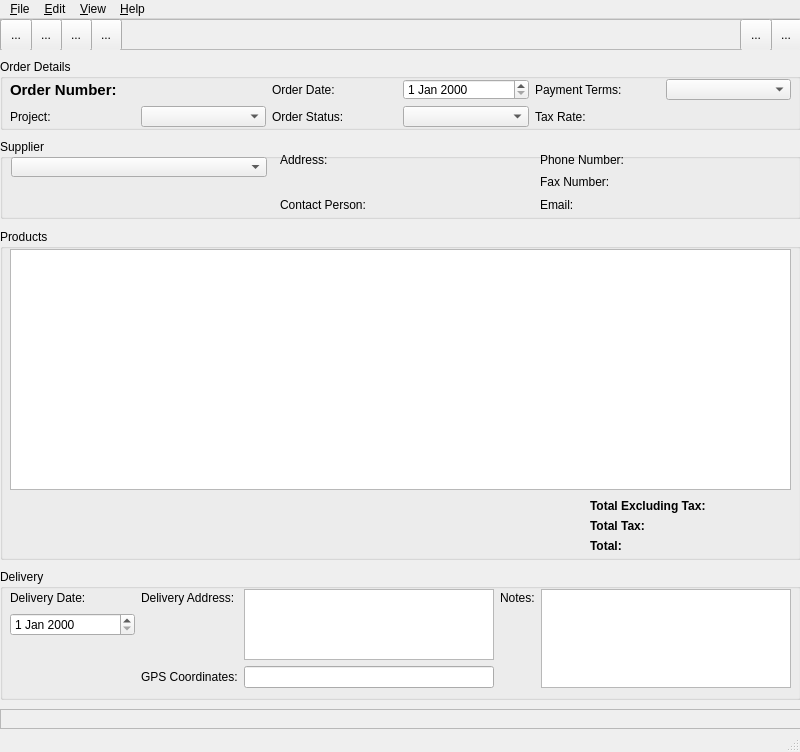
<?xml version="1.0" encoding="UTF-8"?>
<ui version="4.0">
 <class>MainWindow</class>
 <widget class="QMainWindow" name="MainWindow">
  <property name="geometry">
   <rect>
    <x>0</x>
    <y>0</y>
    <width>800</width>
    <height>752</height>
   </rect>
  </property>
  <property name="windowTitle">
   <string>MainWindow</string>
  </property>
  <property name="windowIcon">
   <iconset resource="resources.qrc">
    <normaloff>:/podbicon.png</normaloff>:/podbicon.png</iconset>
  </property>
  <widget class="QWidget" name="centralwidget">
   <widget class="QLabel" name="statusBarLabel">
    <property name="geometry">
     <rect>
      <x>0</x>
      <y>690</y>
      <width>801</width>
      <height>20</height>
     </rect>
    </property>
    <property name="frameShape">
     <enum>QFrame::StyledPanel</enum>
    </property>
    <property name="frameShadow">
     <enum>QFrame::Sunken</enum>
    </property>
    <property name="text">
     <string/>
    </property>
   </widget>
   <widget class="QFrame" name="frame">
    <property name="geometry">
     <rect>
      <x>0</x>
      <y>0</y>
      <width>801</width>
      <height>31</height>
     </rect>
    </property>
    <property name="frameShape">
     <enum>QFrame::StyledPanel</enum>
    </property>
    <property name="frameShadow">
     <enum>QFrame::Raised</enum>
    </property>
    <widget class="QToolButton" name="clearToolButton">
     <property name="geometry">
      <rect>
       <x>90</x>
       <y>0</y>
       <width>32</width>
       <height>32</height>
      </rect>
     </property>
     <property name="toolTip">
      <string>Clear data</string>
     </property>
     <property name="text">
      <string>...</string>
     </property>
     <property name="icon">
      <iconset resource="resources.qrc">
       <normaloff>:/clear.png</normaloff>:/clear.png</iconset>
     </property>
     <property name="iconSize">
      <size>
       <width>32</width>
       <height>32</height>
      </size>
     </property>
    </widget>
    <widget class="QToolButton" name="saveToolButton">
     <property name="geometry">
      <rect>
       <x>60</x>
       <y>0</y>
       <width>32</width>
       <height>32</height>
      </rect>
     </property>
     <property name="toolTip">
      <string>Save purchase order</string>
     </property>
     <property name="text">
      <string>...</string>
     </property>
     <property name="icon">
      <iconset resource="resources.qrc">
       <normaloff>:/save.png</normaloff>:/save.png</iconset>
     </property>
     <property name="iconSize">
      <size>
       <width>32</width>
       <height>32</height>
      </size>
     </property>
    </widget>
    <widget class="QToolButton" name="openToolButton">
     <property name="geometry">
      <rect>
       <x>30</x>
       <y>0</y>
       <width>32</width>
       <height>32</height>
      </rect>
     </property>
     <property name="toolTip">
      <string>Open an existing purchase order</string>
     </property>
     <property name="text">
      <string>...</string>
     </property>
     <property name="icon">
      <iconset resource="resources.qrc">
       <normaloff>:/open.png</normaloff>:/open.png</iconset>
     </property>
     <property name="iconSize">
      <size>
       <width>32</width>
       <height>32</height>
      </size>
     </property>
    </widget>
    <widget class="QToolButton" name="newToolButton">
     <property name="geometry">
      <rect>
       <x>0</x>
       <y>0</y>
       <width>32</width>
       <height>32</height>
      </rect>
     </property>
     <property name="toolTip">
      <string>Create a new purchase order</string>
     </property>
     <property name="text">
      <string>...</string>
     </property>
     <property name="icon">
      <iconset resource="resources.qrc">
       <normaloff>:/new.png</normaloff>:/new.png</iconset>
     </property>
     <property name="iconSize">
      <size>
       <width>32</width>
       <height>32</height>
      </size>
     </property>
    </widget>
    <widget class="QToolButton" name="printToolButton">
     <property name="geometry">
      <rect>
       <x>770</x>
       <y>0</y>
       <width>32</width>
       <height>32</height>
      </rect>
     </property>
     <property name="toolTip">
      <string>Print purchase order</string>
     </property>
     <property name="text">
      <string>...</string>
     </property>
     <property name="icon">
      <iconset resource="resources.qrc">
       <normaloff>:/print.png</normaloff>:/print.png</iconset>
     </property>
     <property name="iconSize">
      <size>
       <width>32</width>
       <height>32</height>
      </size>
     </property>
    </widget>
    <widget class="QToolButton" name="exportToolButton">
     <property name="geometry">
      <rect>
       <x>740</x>
       <y>0</y>
       <width>32</width>
       <height>32</height>
      </rect>
     </property>
     <property name="toolTip">
      <string>Export purchase order to PDF file</string>
     </property>
     <property name="text">
      <string>...</string>
     </property>
     <property name="icon">
      <iconset resource="resources.qrc">
       <normaloff>:/exportpdf.png</normaloff>:/exportpdf.png</iconset>
     </property>
     <property name="iconSize">
      <size>
       <width>32</width>
       <height>32</height>
      </size>
     </property>
    </widget>
   </widget>
   <widget class="QGroupBox" name="orderDetailsGroupBox">
    <property name="geometry">
     <rect>
      <x>0</x>
      <y>40</y>
      <width>801</width>
      <height>71</height>
     </rect>
    </property>
    <property name="title">
     <string>Order Details</string>
    </property>
    <widget class="QWidget" name="layoutWidget">
     <property name="geometry">
      <rect>
       <x>10</x>
       <y>20</y>
       <width>781</width>
       <height>48</height>
      </rect>
     </property>
     <layout class="QGridLayout" name="gridLayout">
      <item row="0" column="0">
       <widget class="QLabel" name="label_2">
        <property name="font">
         <font>
          <pointsize>11</pointsize>
          <weight>75</weight>
          <bold>true</bold>
         </font>
        </property>
        <property name="text">
         <string>Order Number:</string>
        </property>
       </widget>
      </item>
      <item row="0" column="1">
       <widget class="QLabel" name="orderNumberLabel">
        <property name="font">
         <font>
          <pointsize>11</pointsize>
          <weight>75</weight>
          <bold>true</bold>
         </font>
        </property>
        <property name="text">
         <string/>
        </property>
       </widget>
      </item>
      <item row="0" column="2">
       <widget class="QLabel" name="label_3">
        <property name="text">
         <string>Order Date:</string>
        </property>
        <property name="buddy">
         <cstring>orderDateEdit</cstring>
        </property>
       </widget>
      </item>
      <item row="0" column="3">
       <widget class="QDateEdit" name="orderDateEdit"/>
      </item>
      <item row="0" column="4">
       <widget class="QLabel" name="label_5">
        <property name="text">
         <string>Payment Terms:</string>
        </property>
        <property name="buddy">
         <cstring>paymentTermsComboBox</cstring>
        </property>
       </widget>
      </item>
      <item row="0" column="5">
       <widget class="QComboBox" name="paymentTermsComboBox"/>
      </item>
      <item row="1" column="0">
       <widget class="QLabel" name="label_18">
        <property name="text">
         <string>Project:</string>
        </property>
        <property name="buddy">
         <cstring>orderStatusComboBox</cstring>
        </property>
       </widget>
      </item>
      <item row="1" column="1">
       <widget class="QComboBox" name="projectComboBox"/>
      </item>
      <item row="1" column="2">
       <widget class="QLabel" name="label_4">
        <property name="text">
         <string>Order Status:</string>
        </property>
        <property name="buddy">
         <cstring>orderStatusComboBox</cstring>
        </property>
       </widget>
      </item>
      <item row="1" column="3">
       <widget class="QComboBox" name="orderStatusComboBox"/>
      </item>
      <item row="1" column="4">
       <widget class="QLabel" name="taxRateLabel">
        <property name="text">
         <string>Tax Rate:</string>
        </property>
       </widget>
      </item>
      <item row="1" column="5">
       <widget class="QLabel" name="taxRateValueLabel">
        <property name="text">
         <string/>
        </property>
       </widget>
      </item>
     </layout>
    </widget>
   </widget>
   <widget class="QGroupBox" name="supplierGroupBox">
    <property name="geometry">
     <rect>
      <x>0</x>
      <y>120</y>
      <width>801</width>
      <height>80</height>
     </rect>
    </property>
    <property name="title">
     <string>Supplier</string>
    </property>
    <widget class="QWidget" name="layoutWidget">
     <property name="geometry">
      <rect>
       <x>280</x>
       <y>12</y>
       <width>512</width>
       <height>62</height>
      </rect>
     </property>
     <layout class="QGridLayout" name="gridLayout_2" rowminimumheight="16,16,16" columnminimumwidth="80,166,80,166">
      <item row="0" column="0">
       <widget class="QLabel" name="label_11">
        <property name="text">
         <string>Address:</string>
        </property>
       </widget>
      </item>
      <item row="0" column="2">
       <widget class="QLabel" name="label_8">
        <property name="text">
         <string>Phone Number:</string>
        </property>
       </widget>
      </item>
      <item row="0" column="3">
       <widget class="QLabel" name="supplierPhoneLabel">
        <property name="text">
         <string/>
        </property>
       </widget>
      </item>
      <item row="1" column="2">
       <widget class="QLabel" name="label_9">
        <property name="text">
         <string>Fax Number:</string>
        </property>
       </widget>
      </item>
      <item row="1" column="3">
       <widget class="QLabel" name="supplierFaxLabel">
        <property name="text">
         <string/>
        </property>
       </widget>
      </item>
      <item row="2" column="0">
       <widget class="QLabel" name="label_7">
        <property name="text">
         <string>Contact Person:</string>
        </property>
       </widget>
      </item>
      <item row="2" column="1">
       <widget class="QLabel" name="supplierContactLabel">
        <property name="text">
         <string/>
        </property>
       </widget>
      </item>
      <item row="2" column="2">
       <widget class="QLabel" name="label_10">
        <property name="text">
         <string>Email:</string>
        </property>
       </widget>
      </item>
      <item row="2" column="3">
       <widget class="QLabel" name="supplierEmailLabel">
        <property name="text">
         <string/>
        </property>
       </widget>
      </item>
      <item row="0" column="1" rowspan="2">
       <widget class="QLabel" name="supplierAddressLabel">
        <property name="text">
         <string/>
        </property>
        <property name="alignment">
         <set>Qt::AlignLeading|Qt::AlignLeft|Qt::AlignTop</set>
        </property>
        <property name="wordWrap">
         <bool>true</bool>
        </property>
       </widget>
      </item>
     </layout>
    </widget>
    <widget class="QComboBox" name="supplierComboBox">
     <property name="geometry">
      <rect>
       <x>11</x>
       <y>18</y>
       <width>256</width>
       <height>20</height>
      </rect>
     </property>
    </widget>
   </widget>
   <widget class="QGroupBox" name="productsGroupBox">
    <property name="geometry">
     <rect>
      <x>0</x>
      <y>210</y>
      <width>801</width>
      <height>331</height>
     </rect>
    </property>
    <property name="title">
     <string>Products</string>
    </property>
    <widget class="QTableView" name="productsTableView">
     <property name="geometry">
      <rect>
       <x>10</x>
       <y>20</y>
       <width>781</width>
       <height>241</height>
      </rect>
     </property>
    </widget>
    <widget class="QWidget" name="layoutWidget">
     <property name="geometry">
      <rect>
       <x>590</x>
       <y>270</y>
       <width>201</width>
       <height>53</height>
      </rect>
     </property>
     <layout class="QGridLayout" name="gridLayout_3">
      <item row="0" column="0">
       <widget class="QLabel" name="totalExcludingTaxLabel">
        <property name="font">
         <font>
          <weight>75</weight>
          <bold>true</bold>
         </font>
        </property>
        <property name="text">
         <string>Total Excluding Tax:</string>
        </property>
       </widget>
      </item>
      <item row="0" column="1">
       <widget class="QLabel" name="totalExcludingTaxResultLabel">
        <property name="font">
         <font>
          <weight>75</weight>
          <bold>true</bold>
         </font>
        </property>
        <property name="text">
         <string/>
        </property>
       </widget>
      </item>
      <item row="1" column="0">
       <widget class="QLabel" name="totalTaxLabel">
        <property name="font">
         <font>
          <weight>75</weight>
          <bold>true</bold>
         </font>
        </property>
        <property name="text">
         <string>Total Tax:</string>
        </property>
       </widget>
      </item>
      <item row="1" column="1">
       <widget class="QLabel" name="totalTaxResultLabel">
        <property name="font">
         <font>
          <weight>75</weight>
          <bold>true</bold>
         </font>
        </property>
        <property name="text">
         <string/>
        </property>
       </widget>
      </item>
      <item row="2" column="0">
       <widget class="QLabel" name="totalLabel">
        <property name="font">
         <font>
          <weight>75</weight>
          <bold>true</bold>
         </font>
        </property>
        <property name="text">
         <string>Total:</string>
        </property>
       </widget>
      </item>
      <item row="2" column="1">
       <widget class="QLabel" name="totalResultLabel">
        <property name="font">
         <font>
          <weight>75</weight>
          <bold>true</bold>
         </font>
        </property>
        <property name="text">
         <string/>
        </property>
       </widget>
      </item>
     </layout>
    </widget>
   </widget>
   <widget class="QGroupBox" name="deliveryGroupBox">
    <property name="geometry">
     <rect>
      <x>0</x>
      <y>550</y>
      <width>801</width>
      <height>131</height>
     </rect>
    </property>
    <property name="title">
     <string>Delivery</string>
    </property>
    <widget class="QWidget" name="layoutWidget">
     <property name="geometry">
      <rect>
       <x>10</x>
       <y>20</y>
       <width>781</width>
       <height>99</height>
      </rect>
     </property>
     <layout class="QGridLayout" name="gridLayout_4" columnminimumwidth="125,0,0,0,0">
      <item row="0" column="3">
       <widget class="QLabel" name="label_16">
        <property name="text">
         <string>Notes:</string>
        </property>
        <property name="buddy">
         <cstring>notesPlainTextEdit</cstring>
        </property>
       </widget>
      </item>
      <item row="0" column="1">
       <widget class="QLabel" name="label_14">
        <property name="text">
         <string>Delivery Address:</string>
        </property>
        <property name="buddy">
         <cstring>deliveryAddressPlainTextEdit</cstring>
        </property>
       </widget>
      </item>
      <item row="3" column="2">
       <widget class="QLineEdit" name="gpsCoordinatesLineEdit"/>
      </item>
      <item row="0" column="4" rowspan="4">
       <widget class="QPlainTextEdit" name="notesPlainTextEdit">
        <property name="plainText">
         <string/>
        </property>
       </widget>
      </item>
      <item row="0" column="2" rowspan="3">
       <widget class="QPlainTextEdit" name="deliveryAddressPlainTextEdit"/>
      </item>
      <item row="3" column="1">
       <widget class="QLabel" name="label_17">
        <property name="text">
         <string>GPS Coordinates:</string>
        </property>
        <property name="buddy">
         <cstring>gpsCoordinatesLineEdit</cstring>
        </property>
       </widget>
      </item>
      <item row="0" column="0">
       <widget class="QLabel" name="label_15">
        <property name="text">
         <string>Delivery Date:</string>
        </property>
        <property name="buddy">
         <cstring>deliveryDateEdit</cstring>
        </property>
       </widget>
      </item>
      <item row="1" column="0">
       <widget class="QDateEdit" name="deliveryDateEdit"/>
      </item>
     </layout>
    </widget>
   </widget>
  </widget>
  <widget class="QMenuBar" name="menubar">
   <property name="geometry">
    <rect>
     <x>0</x>
     <y>0</y>
     <width>800</width>
     <height>21</height>
    </rect>
   </property>
   <widget class="QMenu" name="menuFile">
    <property name="title">
     <string>&amp;File</string>
    </property>
    <addaction name="actionNewPurchaseOrder"/>
    <addaction name="actionOpenPurchaseOrder"/>
    <addaction name="actionSavePurchaseOrder"/>
    <addaction name="separator"/>
    <addaction name="actionExportPurchaseOrder"/>
    <addaction name="actionPrintPurchaseOrder"/>
    <addaction name="separator"/>
    <addaction name="actionExit_2"/>
   </widget>
   <widget class="QMenu" name="menuView">
    <property name="title">
     <string>&amp;View</string>
    </property>
    <addaction name="actionViewReports"/>
   </widget>
   <widget class="QMenu" name="menuHelp">
    <property name="title">
     <string>&amp;Help</string>
    </property>
    <addaction name="actionAbout"/>
   </widget>
   <widget class="QMenu" name="menuEdit">
    <property name="title">
     <string>&amp;Edit</string>
    </property>
    <addaction name="actionClearPurchaseOrder"/>
    <addaction name="separator"/>
    <addaction name="actionEditProjects"/>
    <addaction name="actionEditSuppliers"/>
    <addaction name="actionEditProducts"/>
    <addaction name="separator"/>
    <addaction name="actionEditConfiguration"/>
   </widget>
   <addaction name="menuFile"/>
   <addaction name="menuEdit"/>
   <addaction name="menuView"/>
   <addaction name="menuHelp"/>
  </widget>
  <widget class="QStatusBar" name="statusbar"/>
  <action name="actionNewPurchaseOrder">
   <property name="text">
    <string>Create &amp;New Purchase Order</string>
   </property>
  </action>
  <action name="actionView_Purchase_Order">
   <property name="text">
    <string>View Purchase Order...</string>
   </property>
  </action>
  <action name="actionExit">
   <property name="text">
    <string>Exit</string>
   </property>
  </action>
  <action name="actionExit_2">
   <property name="text">
    <string>E&amp;xit</string>
   </property>
  </action>
  <action name="actionPurchase_Order">
   <property name="text">
    <string>Purchase Order...</string>
   </property>
  </action>
  <action name="actionViewReports">
   <property name="text">
    <string>View &amp;Reports...</string>
   </property>
  </action>
  <action name="actionAbout">
   <property name="text">
    <string>&amp;About</string>
   </property>
  </action>
  <action name="actionOpenPurchaseOrder">
   <property name="text">
    <string>&amp;Open Purchase Order...</string>
   </property>
  </action>
  <action name="actionCopyPurchaseOrder">
   <property name="text">
    <string>&amp;Copy Purchase Order</string>
   </property>
  </action>
  <action name="actionClearPurchaseOrder">
   <property name="text">
    <string>C&amp;lear Purchase Order</string>
   </property>
  </action>
  <action name="actionPrintPurchaseOrder">
   <property name="text">
    <string>&amp;Print Purchase Order...</string>
   </property>
  </action>
  <action name="actionEditProjects">
   <property name="text">
    <string>Edit Projects...</string>
   </property>
  </action>
  <action name="actionEditSuppliers">
   <property name="text">
    <string>Edit Suppliers...</string>
   </property>
  </action>
  <action name="actionEditProducts">
   <property name="text">
    <string>Edit Products...</string>
   </property>
  </action>
  <action name="actionSavePurchaseOrder">
   <property name="text">
    <string>Save Purchase Order</string>
   </property>
  </action>
  <action name="actionExportPurchaseOrder">
   <property name="text">
    <string>Export Purchase Order...</string>
   </property>
  </action>
  <action name="actionEditConfiguration">
   <property name="text">
    <string>Configuration Wizard...</string>
   </property>
  </action>
 </widget>
 <tabstops>
  <tabstop>newToolButton</tabstop>
  <tabstop>projectComboBox</tabstop>
  <tabstop>orderDateEdit</tabstop>
  <tabstop>orderStatusComboBox</tabstop>
  <tabstop>paymentTermsComboBox</tabstop>
  <tabstop>supplierComboBox</tabstop>
  <tabstop>productsTableView</tabstop>
  <tabstop>deliveryDateEdit</tabstop>
  <tabstop>deliveryAddressPlainTextEdit</tabstop>
  <tabstop>gpsCoordinatesLineEdit</tabstop>
  <tabstop>notesPlainTextEdit</tabstop>
  <tabstop>saveToolButton</tabstop>
  <tabstop>printToolButton</tabstop>
  <tabstop>openToolButton</tabstop>
  <tabstop>clearToolButton</tabstop>
 </tabstops>
 <resources>
  <include location="resources.qrc"/>
 </resources>
 <connections/>
</ui>
